Frame 1 (no input): blank canvas, image omitted
Frame 60 (no input): blank canvas, image omitted
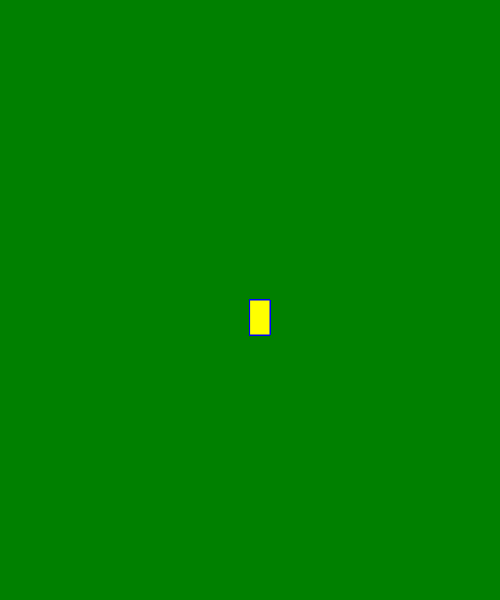
Frame 120 (the mouse pressed at the canvas centre since frame 60)

The p5.js sketch whose frames 1 and 60 were blank and that drew this single picture after the mouse press (run headless with seeded random() and noise() and a simulated clock; from frame 60 on, the mouse is pressed at the canvas centre):

// p5.js sketch
// ── sketch.js
function setup() {
    createCanvas(500, 600);
    background("green");
  }
  
  function draw() {
  
    stroke("blue");
    fill("yellow");
  
    // console.log(mouseIsPressed);
  
    if (mouseIsPressed) {
      rect(mouseX, mouseY, 20, 35);
    }
  }
  
